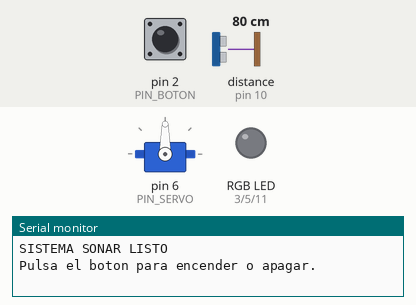
Recording of a sketch running on a simulated Arduino Uno, built with avr-gcc and run on an emulated ATmega328P. On the bench: servo, an RGB LED mixed from three pins (HIGH = lit), the last lines printed to the serial monitor. The inputs (shaded band) are chosen by the test bench; at power-on: pin 2 (PIN_BOTON) HIGH, distance to the obstacle (sensor on pin 10) 80 cm. The echo pulse lasts 58.3 µs per cm; pins used as bus, display or sensor lines are not drawn.

Above: at 1.2 s.
1.3 s: pin 2 (PIN_BOTON) pulled LOW for 0.15 s
At 2.0 s:
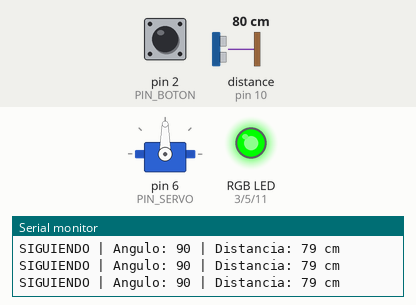
2.9 s: distance to the obstacle (sensor on pin 10) set to 4 cm
At 3.8 s:
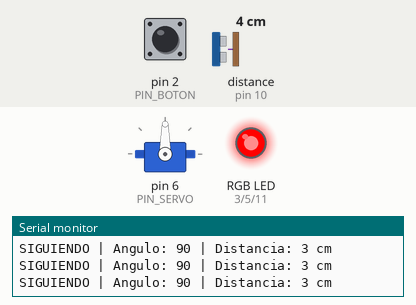
4.4 s: distance to the obstacle (sensor on pin 10) set to 2 cm
At 4.7 s:
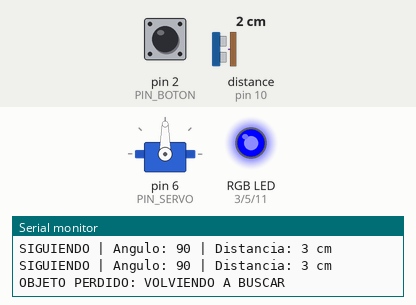
7.4 s: distance to the obstacle (sensor on pin 10) set to 9 cm
At 8.6 s:
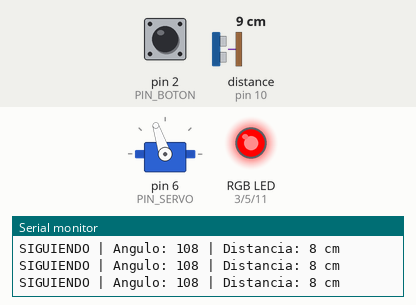
8.9 s: distance to the obstacle (sensor on pin 10) set to 120 cm
At 9.29 s:
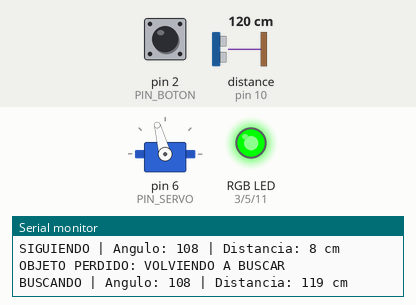
11.9 s: distance to the obstacle (sensor on pin 10) set to 18 cm
At 12.9 s:
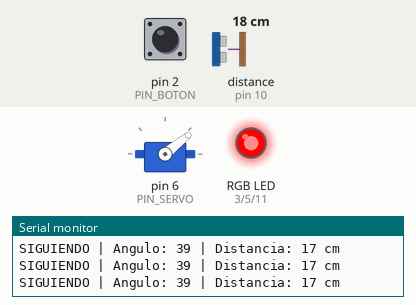
Timing chart, 0 to 14.4 s (numbered marks = the images above; inputs shaded):
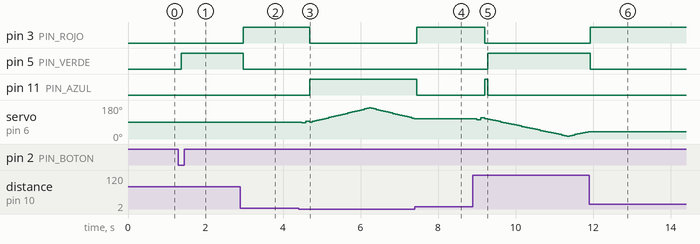

The sketch:

sonar.ino
```cpp
#include <Servo.h> // Incluye la librería para controlar el servomotor.

// -------------------- PINES -------------------- // Separa visualmente la configuración de pines.
const int PIN_BOTON = 2; // Define D2 como entrada del botón, conectado también a GND.
const int PIN_ROJO = 3; // Define D3 para el canal rojo del LED RGB.
const int PIN_VERDE = 5; // Define D5 para el canal verde del LED RGB.
const int PIN_SERVO = 6; // Define D6 como señal de control del servo SG90.
const int PIN_TRIG = 9; // Define D9 como salida de disparo del HC-SR04.
const int PIN_ECHO = 10; // Define D10 como entrada del eco del HC-SR04.
const int PIN_AZUL = 11; // Define D11 para el canal azul del LED RGB.

// -------------------- CONFIGURACIÓN -------------------- // Separa los parámetros ajustables.
const int ANGULO_MIN = 15; // Establece el límite izquierdo del movimiento del servo.
const int ANGULO_MAX = 165; // Establece el límite derecho del movimiento del servo.
const int DISTANCIA_DETECCION = 80; // Define en centímetros la distancia máxima para detectar un objeto.
const int DISTANCIA_PERDIDA = 100; // Define el alcance usado al buscar un objeto que se perdió.
const int PASO_ESCANEO = 3; // Define cuántos grados avanza el servo en cada paso de búsqueda.
const int PASO_SEGUIMIENTO = 5; // Define cuántos grados prueba a cada lado al buscar el objeto.

// -------------------- ESTADO DEL SISTEMA -------------------- // Separa las variables de estado.
Servo servoRadar; // Crea el objeto que controla el servomotor.
bool radarEncendido = false; // Guarda si el radar está encendido.
bool siguiendoObjeto = false; // Guarda si el sistema está intentando seguir un objeto.
bool botonAnterior = HIGH; // Guarda la lectura anterior del botón para detectar pulsaciones.
unsigned long ultimoCambioBoton = 0; // Guarda el instante de la última pulsación aceptada.
const unsigned long ANTIRREBOTE_MS = 200; // Define el tiempo antirrebote del botón en milisegundos.
int anguloActual = 90; // Inicia el ángulo del servo en el centro.
int direccionEscaneo = 1; // Define que el primer barrido avance hacia la derecha.
int distanciaActual = -1; // Guarda la distancia medida; -1 significa que no hubo lectura válida.

// -------------------- CONTROL DEL LED RGB -------------------- // Agrupa las funciones del LED RGB.
void rgb(int rojo, int verde, int azul) { // Recibe la intensidad de cada canal del LED RGB.
  analogWrite(PIN_ROJO, rojo); // Ajusta el brillo del canal rojo.
  analogWrite(PIN_VERDE, verde); // Ajusta el brillo del canal verde.
  analogWrite(PIN_AZUL, azul); // Ajusta el brillo del canal azul.
} // Termina la función que ajusta los colores.

void apagarRGB() { // Define una función para apagar el LED RGB.
  rgb(0, 0, 0); // Establece en cero la intensidad de los tres canales.
} // Termina la función para apagar el LED.

void actualizarRGB(int distancia) { // Elige el color del LED según la distancia detectada.
  if (!radarEncendido) { // Comprueba si el sistema está apagado.
    apagarRGB(); // Apaga el LED cuando el radar está apagado.
    return; // Sale de la función sin ejecutar las siguientes condiciones.
  } // Termina la comprobación de apagado.

  if (distancia == -1) { // Comprueba si no se obtuvo una medición válida.
    rgb(0, 0, 255); // Muestra azul cuando no hay una lectura válida.
  } else if (distancia <= 25) { // Comprueba si el objeto está a 25 cm o menos.
    rgb(255, 0, 0); // Muestra rojo para un objeto muy cercano.
  } else if (distancia <= 50) { // Comprueba si el objeto está a 50 cm o menos.
    rgb(255, 150, 0); // Muestra amarillo o naranja para una distancia intermedia.
  } else { // Se ejecuta si el objeto está a más de 50 cm.
    rgb(0, 255, 0); // Muestra verde para una distancia mayor.
  } // Termina la selección de color.
} // Termina la función de actualización del LED.

// -------------------- MEDICIÓN DEL HC-SR04 -------------------- // Agrupa la función de medición.
int medirDistancia() { // Mide y devuelve la distancia aproximada en centímetros.
  digitalWrite(PIN_TRIG, LOW); // Asegura que TRIG comience en nivel bajo.
  delayMicroseconds(2); // Espera dos microsegundos antes del pulso.
  digitalWrite(PIN_TRIG, HIGH); // Inicia el pulso ultrasónico.
  delayMicroseconds(10); // Mantiene TRIG alto durante diez microsegundos.
  digitalWrite(PIN_TRIG, LOW); // Finaliza el pulso de disparo.

  unsigned long duracion = pulseIn(PIN_ECHO, HIGH, 30000); // Mide la duración del eco con un límite de 30 ms.
  if (duracion == 0) { // Comprueba si no se recibió un eco dentro del tiempo límite.
    return -1; // Devuelve -1 para indicar una medición no válida.
  } // Termina la comprobación de eco ausente.

  int distancia = duracion * 0.0343 / 2.0; // Convierte el tiempo del eco a centímetros.
  if (distancia < 2 || distancia > 400) { // Comprueba si la distancia queda fuera del rango típico del sensor.
    return -1; // Devuelve -1 si la medición está fuera del rango aceptado.
  } // Termina la validación de distancia.
  return distancia; // Devuelve la distancia válida medida.
} // Termina la función de medición.

// -------------------- BOTÓN DE ENCENDIDO/APAGADO -------------------- // Agrupa el manejo del botón.
void revisarBoton() { // Lee el botón y cambia el estado del radar cuando se pulsa.
  bool estadoActual = digitalRead(PIN_BOTON); // Lee el nivel actual del botón.
  if (estadoActual == LOW && botonAnterior == HIGH && millis() - ultimoCambioBoton >= ANTIRREBOTE_MS) { // Detecta una nueva pulsación estable.
    radarEncendido = !radarEncendido; // Invierte el estado de encendido del radar.
    ultimoCambioBoton = millis(); // Guarda el instante de la pulsación aceptada.

    if (radarEncendido) { // Comprueba si el botón acaba de encender el radar.
      siguiendoObjeto = false; // Inicia el sistema en modo de búsqueda.
      anguloActual = 90; // Coloca el ángulo lógico en el centro.
      direccionEscaneo = 1; // Configura el siguiente barrido hacia la derecha.
      Serial.println("RADAR ENCENDIDO"); // Informa por el monitor serial que el radar se encendió.
    } else { // Se ejecuta cuando el botón apaga el radar.
      siguiendoObjeto = false; // Cancela el seguimiento actual.
      anguloActual = 90; // Restablece el ángulo lógico al centro.
      servoRadar.write(90); // Ordena al servo regresar al centro.
      apagarRGB(); // Apaga el LED RGB.
      Serial.println("RADAR APAGADO"); // Informa por el monitor serial que el radar se apagó.
    } // Termina la selección de encendido o apagado.
  } // Termina la detección de pulsación.
  botonAnterior = estadoActual; // Guarda el estado actual para la próxima lectura.
} // Termina la función del botón.

// -------------------- MEDIR EN UN ÁNGULO -------------------- // Agrupa el movimiento y la medición.
int medirEnAngulo(int angulo) { // Apunta el sensor a un ángulo y devuelve la distancia medida.
  angulo = constrain(angulo, ANGULO_MIN, ANGULO_MAX); // Limita el ángulo para evitar superar los topes definidos.
  servoRadar.write(angulo); // Mueve el servo al ángulo solicitado.
  delay(100); // Espera a que el servo se estabilice antes de medir.
  return medirDistancia(); // Mide y devuelve la distancia desde esa posición.
} // Termina la función de medición por ángulo.

// -------------------- BÚSQUEDA AUTOMÁTICA -------------------- // Agrupa el barrido de búsqueda.
void escanear() { // Mueve el sensor de lado a lado buscando objetos cercanos.
  servoRadar.write(anguloActual); // Mueve el servo a la posición de barrido actual.
  delay(60); // Espera brevemente para estabilizar la lectura.
  distanciaActual = medirDistancia(); // Mide la distancia en el ángulo actual.
  actualizarRGB(distanciaActual); // Actualiza el LED según la distancia medida.

  Serial.print("BUSCANDO | Angulo: "); // Imprime el estado de búsqueda y una etiqueta del ángulo.
  Serial.print(anguloActual); // Imprime el ángulo actual.
  Serial.print(" | Distancia: "); // Imprime una etiqueta para la distancia.
  if (distanciaActual == -1) { // Comprueba si no hubo una lectura válida.
    Serial.println("Sin lectura"); // Informa que no se detectó un eco válido.
  } else { // Se ejecuta si la medición fue válida.
    Serial.print(distanciaActual); // Imprime la distancia en centímetros.
    Serial.println(" cm"); // Añade la unidad y termina la línea.
  } // Termina la impresión de la distancia.

  if (distanciaActual > 0 && distanciaActual <= DISTANCIA_DETECCION) { // Comprueba si hay un objeto dentro del alcance de detección.
    siguiendoObjeto = true; // Cambia el sistema al modo de seguimiento.
    Serial.println("OBJETO DETECTADO: INICIANDO SEGUIMIENTO"); // Informa que se encontró un objeto.
    return; // Sale de la función para comenzar el seguimiento en el siguiente ciclo.
  } // Termina la detección de objetos durante el barrido.

  anguloActual += PASO_ESCANEO * direccionEscaneo; // Avanza el ángulo según la dirección del barrido.
  if (anguloActual >= ANGULO_MAX) { // Comprueba si se alcanzó el límite derecho.
    anguloActual = ANGULO_MAX; // Mantiene el ángulo dentro del límite derecho.
    direccionEscaneo = -1; // Invierte la dirección para barrer hacia la izquierda.
  } // Termina la comprobación del límite derecho.
  if (anguloActual <= ANGULO_MIN) { // Comprueba si se alcanzó el límite izquierdo.
    anguloActual = ANGULO_MIN; // Mantiene el ángulo dentro del límite izquierdo.
    direccionEscaneo = 1; // Invierte la dirección para barrer hacia la derecha.
  } // Termina la comprobación del límite izquierdo.
} // Termina la función de búsqueda.

// -------------------- SEGUIMIENTO APROXIMADO -------------------- // Agrupa la lógica para seguir un objeto.
void seguirObjeto() { // Comprueba el centro y los lados para intentar mantener el objeto en el sensor.
  int distanciaCentro = medirEnAngulo(anguloActual); // Mide de nuevo en la posición actual.

  if (distanciaCentro > 0 && distanciaCentro <= DISTANCIA_DETECCION) { // Comprueba si el objeto sigue delante.
    distanciaActual = distanciaCentro; // Actualiza la distancia del objeto.
    actualizarRGB(distanciaActual); // Actualiza el LED con la nueva distancia.
    Serial.print("SIGUIENDO | Angulo: "); // Imprime el estado de seguimiento y la etiqueta del ángulo.
    Serial.print(anguloActual); // Imprime el ángulo actual.
    Serial.print(" | Distancia: "); // Imprime la etiqueta de distancia.
    Serial.print(distanciaActual); // Imprime la distancia actual.
    Serial.println(" cm"); // Añade la unidad y termina la línea.
    return; // Mantiene el ángulo actual mientras el objeto siga delante.
  } // Termina la comprobación del centro.

  int anguloIzq = anguloActual - PASO_SEGUIMIENTO; // Calcula el ángulo de prueba a la izquierda.
  int distanciaIzq = medirEnAngulo(anguloIzq); // Mueve el sensor a la izquierda y mide.
  int anguloDer = anguloActual + PASO_SEGUIMIENTO; // Calcula el ángulo de prueba a la derecha.
  int distanciaDer = medirEnAngulo(anguloDer); // Mueve el sensor a la derecha y mide.

  bool objetoIzq = distanciaIzq > 0 && distanciaIzq <= DISTANCIA_PERDIDA; // Indica si hay un objeto detectable a la izquierda.
  bool objetoDer = distanciaDer > 0 && distanciaDer <= DISTANCIA_PERDIDA; // Indica si hay un objeto detectable a la derecha.

  if (objetoIzq && !objetoDer) { // Comprueba si solo se detecta un objeto a la izquierda.
    anguloActual -= PASO_SEGUIMIENTO; // Gira el ángulo actual hacia la izquierda.
    distanciaActual = distanciaIzq; // Guarda la distancia medida a la izquierda.
  } else if (objetoDer && !objetoIzq) { // Comprueba si solo se detecta un objeto a la derecha.
    anguloActual += PASO_SEGUIMIENTO; // Gira el ángulo actual hacia la derecha.
    distanciaActual = distanciaDer; // Guarda la distancia medida a la derecha.
  } else if (objetoIzq && objetoDer) { // Comprueba si ambos lados detectan objetos.
    if (distanciaIzq < distanciaDer) { // Comprueba si el objeto de la izquierda está más cerca.
      anguloActual -= PASO_SEGUIMIENTO; // Gira hacia la izquierda.
      distanciaActual = distanciaIzq; // Guarda la distancia izquierda.
    } else { // Se ejecuta si el objeto de la derecha está más cerca o igual de cerca.
      anguloActual += PASO_SEGUIMIENTO; // Gira hacia la derecha.
      distanciaActual = distanciaDer; // Guarda la distancia derecha.
    } // Termina la comparación de distancias laterales.
  } else { // Se ejecuta si ninguno de los lados encuentra un objeto dentro del alcance.
    siguiendoObjeto = false; // Cancela el seguimiento porque el objeto se perdió.
    actualizarRGB(-1); // Indica mediante el LED que no hay una lectura válida.
    Serial.println("OBJETO PERDIDO: VOLVIENDO A BUSCAR"); // Informa que se reanuda el barrido.
    return; // Sale para volver al modo de búsqueda.
  } // Termina la selección de dirección.

  anguloActual = constrain(anguloActual, ANGULO_MIN, ANGULO_MAX); // Evita que el ángulo exceda los límites permitidos.
  servoRadar.write(anguloActual); // Mueve el servo hacia la nueva dirección calculada.
  actualizarRGB(distanciaActual); // Actualiza el LED según la distancia elegida.
  Serial.print("AJUSTANDO SEGUIMIENTO | Angulo: "); // Informa que el ángulo se está ajustando.
  Serial.print(anguloActual); // Imprime el nuevo ángulo.
  Serial.print(" | Distancia: "); // Imprime la etiqueta de distancia.
  Serial.print(distanciaActual); // Imprime la distancia lateral seleccionada.
  Serial.println(" cm"); // Añade la unidad y termina la línea.
} // Termina la función de seguimiento.

// -------------------- INICIALIZACIÓN -------------------- // Agrupa la configuración inicial del Arduino.
void setup() { // Se ejecuta una vez al iniciar o reiniciar el Arduino.
  Serial.begin(9600); // Inicia la comunicación serial a 9600 baudios.
  pinMode(PIN_BOTON, INPUT_PULLUP); // Configura el botón con resistencia pull-up interna.
  pinMode(PIN_TRIG, OUTPUT); // Configura TRIG como salida digital.
  pinMode(PIN_ECHO, INPUT); // Configura ECHO como entrada digital.
  pinMode(PIN_ROJO, OUTPUT); // Configura el canal rojo del RGB como salida.
  pinMode(PIN_VERDE, OUTPUT); // Configura el canal verde del RGB como salida.
  pinMode(PIN_AZUL, OUTPUT); // Configura el canal azul del RGB como salida.
  digitalWrite(PIN_TRIG, LOW); // Mantiene el disparador ultrasónico apagado al iniciar.
  servoRadar.attach(PIN_SERVO); // Vincula el objeto Servo al pin D6.
  servoRadar.write(90); // Coloca el servo en el centro al iniciar.
  apagarRGB(); // Asegura que el LED RGB comience apagado.
  Serial.println("SISTEMA SONAR LISTO"); // Informa que la configuración inicial terminó.
  Serial.println("Pulsa el boton para encender o apagar."); // Explica cómo controlar el sistema.
} // Termina la configuración inicial.

// -------------------- BUCLE PRINCIPAL -------------------- // Agrupa la lógica que se repite continuamente.
void loop() { // Se repite mientras el Arduino esté encendido.
  revisarBoton(); // Revisa si el usuario pulsó el botón.
  if (!radarEncendido) { // Comprueba si el radar debe permanecer apagado.
    delay(10); // Espera brevemente para reducir lecturas innecesarias del botón.
    return; // Finaliza este ciclo sin mover el servo ni medir.
  } // Termina la comprobación del estado de encendido.
  if (siguiendoObjeto) { // Comprueba si el sistema tiene un objeto en seguimiento.
    seguirObjeto(); // Intenta mantener el sensor apuntando al objeto.
  } else { // Se ejecuta cuando no hay ningún objeto en seguimiento.
    escanear(); // Barre el área para encontrar un objeto.
  } // Termina la selección entre búsqueda y seguimiento.
} // Termina el bucle principal; Arduino vuelve a ejecutarlo automáticamente.
```

Measured:
- the behaviour switches between 3 and 2 cm on distance to the obstacle (sensor on pin 10) (found by bisection; images 2 and 3)
- after the input at 1.3 s, pin 5 (PIN_VERDE): LOW → HIGH after 0.07 s
- after the input at 2.9 s, pin 3 (PIN_ROJO): LOW → HIGH after 0.07 s; pin 5 (PIN_VERDE): HIGH → LOW after 0.07 s
- after the input at 4.4 s, pin 3 (PIN_ROJO): HIGH → LOW after 0.29 s; pin 11 (PIN_AZUL): LOW → HIGH after 0.29 s
- after the input at 7.4 s, pin 3 (PIN_ROJO): LOW → HIGH after 0.05 s; pin 11 (PIN_AZUL): HIGH → LOW after 0.05 s; servo on pin 6 (PIN_SERVO): stays 108° (without the input it goes to 105° after 0.05 s)
- after the input at 8.9 s, pin 3 (PIN_ROJO): HIGH → LOW after 0.31 s; pin 5 (PIN_VERDE): LOW → HIGH after 0.38 s; pin 11 (PIN_AZUL): LOW → HIGH after 0.31 s, → LOW 0.07 s later
- after the input at 11.9 s, pin 3 (PIN_ROJO): LOW → HIGH at once; pin 5 (PIN_VERDE): HIGH → LOW at once; servo on pin 6 (PIN_SERVO): stays 39° (without the input it goes to 42° after 0.04 s)
